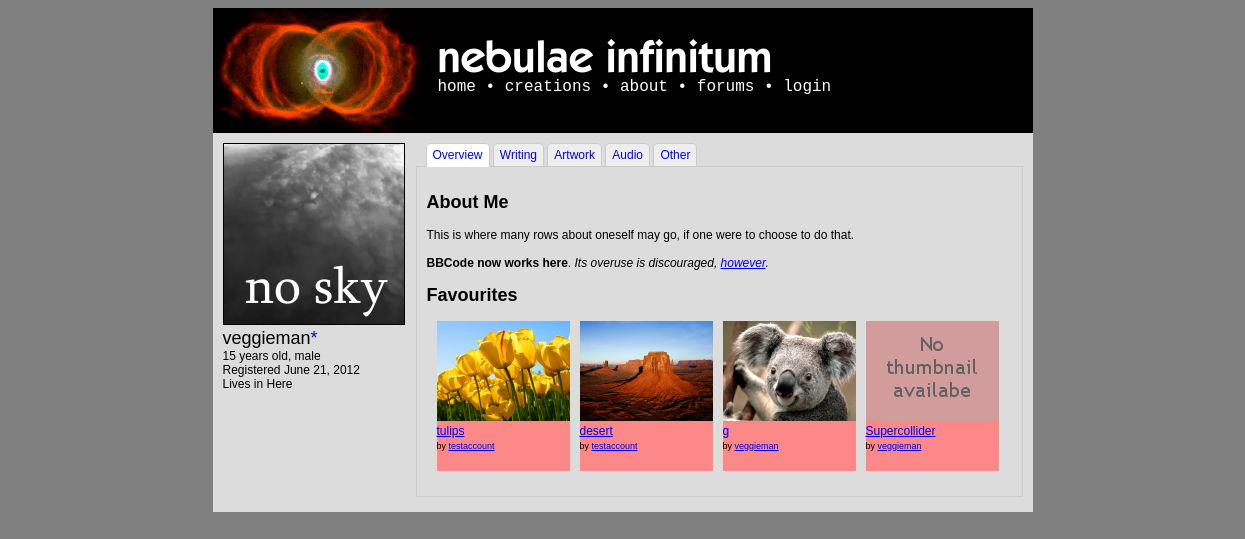
The page /user.php?id=1 on the database its author committed.
### tables this page shows
CREATE TABLE IF NOT EXISTS `users` (
  `id` int(50) NOT NULL AUTO_INCREMENT,
  `username` varchar(25) NOT NULL,
  `registered` timestamp NOT NULL DEFAULT CURRENT_TIMESTAMP,
  `rank` enum('user','mod','admin') NOT NULL DEFAULT 'user',
  `password` varchar(64) NOT NULL,
  `location` varchar(50) DEFAULT NULL,
  `banstatus` enum('unbanned','banned','deleted') NOT NULL DEFAULT 'unbanned',
  `banneduntil` date DEFAULT NULL,
  `bandate` date DEFAULT NULL,
  `icon` varchar(50) DEFAULT NULL,
  `about` text,
  `age` int(3) DEFAULT NULL,
  `gender` varchar(1) DEFAULT NULL,
  `email` varchar(50) NOT NULL,
  `registerip` varchar(20) NOT NULL,
  `banreason` text,
  `sb2player` enum('flash','js') NOT NULL DEFAULT 'flash',
  `notifications` enum('all','noreplies','nocomments','none') NOT NULL DEFAULT 'all',
  PRIMARY KEY (`id`)
);

CREATE TABLE IF NOT EXISTS `favourites` (
  `creationid` int(25) NOT NULL,
  `userid` int(25) NOT NULL,
  `timestamp` timestamp NOT NULL DEFAULT CURRENT_TIMESTAMP ON UPDATE CURRENT_TIMESTAMP
);

CREATE TABLE IF NOT EXISTS `creations` (
  `id` int(50) NOT NULL AUTO_INCREMENT,
  `name` varchar(50) NOT NULL,
  `type` enum('writing','flash','scratch','artwork','audio') NOT NULL,
  `ownerid` int(25) NOT NULL,
  `created` timestamp NULL DEFAULT NULL,
  `modified` timestamp NULL DEFAULT CURRENT_TIMESTAMP,
  `hidden` enum('no','censored','flagged','approved','byowner','deleted') NOT NULL DEFAULT 'no',
  `filetype` varchar(7) NOT NULL,
  `filename` varchar(25) NOT NULL,
  `descr` text,
  `advisory` text,
  `views` int(11) NOT NULL DEFAULT '0',
  `favourites` int(11) NOT NULL DEFAULT '0',
  `rating` decimal(2,1) NOT NULL DEFAULT '0.0',
  `license` enum('copyright','cc-0','cc-by','cc-by-nd','cc-by-sa','cc-by-nc','cc-by-nc-nd','cc-by-nc-sa','mit','gpl','bsd') NOT NULL DEFAULT 'copyright',
  PRIMARY KEY (`id`)
);

### config/functions.php (called while the page is built, shortened)
<?php
function get_username_from_id($id){
	$result = mysql_query("SELECT * FROM users WHERE id = '$id'") or die(mysql_error());
	$user = mysql_fetch_assoc($result);
	return $user['username'];
}
function bbcode_parse($text,$writing=false){
	$bbcode = new BBCode;
	$bbcode->RemoveRule('acronym');
	$bbcode->RemoveRule('size');
	$bbcode->RemoveRule('font');
	$bbcode->RemoveRule('wiki');
	$bbcode->RemoveRule('img');
	$bbcode->RemoveRule('rule');
	$bbcode->RemoveRule('br');
	$bbcode->RemoveRule('center');
	$bbcode->RemoveRule('left');
	$bbcode->RemoveRule('right');
	$bbcode->RemoveRule('indent');
	$bbcode->RemoveRule('columns');
	$bbcode->RemoveRule('nextcol');
	$bbcode->RemoveRule('code');
	$bbcode->RemoveRule('list');
	$bbcode->RemoveRule('*');
	return $bbcode->Parse($text);
}
?>

### user.php (the view, shortened to what this page needs)
<?php
$userid = null;
if (isset($_GET["id"])) $userid = htmlspecialchars($_GET["id"]);
$result = mysql_query("SELECT * FROM users WHERE id = $userid");
$user = mysql_fetch_array($result);
$favourites=mysql_query("SELECT creationid FROM favourites WHERE userid=".$userid." ORDER BY timestamp DESC");
require_once("templates/user_template.php");
function show_creations($creationlist,$cur_user,$user,$favourites=false){
	if (isset($creationlist)){
		if((int) mysql_fetch_row($creationlist) == 0){
			if ($favourites==true) echo "This user has no favourites.";
			else echo "This user has no creations of this type.";
		}
		else{
			while ($creation = mysql_fetch_array($creationlist)){
				$creationcondition="";
				if($favourites==true) $creation=mysql_fetch_array(mysql_query("SELECT * FROM creations WHERE id=".$creation['creationid']));
				else $creation=mysql_fetch_array(mysql_query("SELECT * FROM creations WHERE id=".$creation['id']));
				switch ($creation['type']){
					case "artwork":
						$thumbcolour="#FC8888";
						break;
					case "scratch":
						$thumbcolour="#FFBA70";
						break;
					case "flash":
						$thumbcolour="#FCFFA8";
						break;
					case "writing":
						$thumbcolour="#A8E5FF";
						break;
					case "audio":
						$thumbcolour="#87FF91";
						break;
				}
				if ($favourites==true){
					if ($creation && (($creation['hidden']=="approved"||$creation['hidden']=="no")||$cur_user['rank']=="admin"||$cur_user['rank']=="mod")){
						if(!file_exists('data/thumbs/'.$creation['id'].'.png')){
							echo '
							<div class="creationthumb" style="background-color:'.$thumbcolour.'"><a href="creation.php?id='.$creation['id'].'"><img class="creationthumbimg" src="data/thumbs/default.png"/></a>';
							echo '</a><a href="creation.php?id='.$creation['id'].'" class="creationthumbcaption">'.stripslashes($creation['name']).'</a> '.$creationcondition.'<br/><span class="creationthumbcaption" style="font-size:9px;display:inline;">by <a href="user.php?id='.$creation['ownerid'].'">'.get_username_from_id($creation['ownerid']).'</a></div>';
						}
						else{
							echo '
							<div class="creationthumb" style="background-color:'.$thumbcolour.'"><a href="creation.php?id='.$creation['id'].'"><img class="creationthumbimg" src="data/thumbs/'.$creation['id'].'.png"/></a>';
							echo '</a><a href="creation.php?id='.$creation['id'].'" class="creationthumbcaption">'.stripslashes($creation['name']).'</a> '.$creationcondition.'<br/><span class="creationthumbcaption" style="font-size:9px;display:inline;">by <a href="user.php?id='.$creation['ownerid'].'">'.get_username_from_id($creation['ownerid']).'</a></div>';
						}
					}
				}
			}
		}
		echo '<div style="clear:both;width:100%;height:5px;"></div>';
	}
	else{
		if (!$favourites) echo "This user has no creations of this type.";
		else echo "This user has no favourites.";
	}
}
?>

### templates/user_template.php (shortened to what this page needs)
<!DOCTYPE html>
<html>
<head>
<link rel="stylesheet" type="text/css" href="templates/style.php" media="screen" />
</head>
<body>
<? require_once("header.php"); ?>
<div class="container">
	<div class="left">
		<?
		if (!empty($user['icon'])) echo '<img class="usericon" src="data/usericons/'.$user['icon'].'"/>';
		else echo '<img class="usericon" src="data/usericons/default.png"/>'
		?>
		<div style="font-size:18px;"><? echo $user['username']; if ($user['rank']=="admin" || $user['rank']=="mod") echo '<a href="info/staff.php" style="text-decoration:none;">'.STAFF_SYMBOL.'</a>';?></div>
		<div><? if (!empty($user['age'])){ echo stripslashes($user['age']).' years old'; if ($user['gender']=="m" || $user['gender']=="f") echo ", "; } if ($user['gender']=="m") echo "male"; if ($user['gender']=="f") echo "female"; ?></div>
		<div>Registered <? echo date("F j, Y", strtotime($user['registered']));?></div>
		<div><?if (!empty($user['location'])) echo "Lives in ".stripslashes($user['location']); ?></div>
	</div>
	<div id="tabs_wrapper">
		<div id="tabs_container">
			<ul id="tabs">
				<li class="active"><a href="#overview">Overview</a></li>
				<li><a href="#writing">Writing</a></li>
				<li><a href="#artwork">Artwork</a></li>
				<li><a href="#audio">Audio</a></li>
				<li><a href="#other">Other</a></li>
			</ul>
		</div>
		<div id="tabs_content_container">
			<div id="overview" class="tab_content" style="display: block;">
				<? $aboutme = strval($user['about']); if (!empty($aboutme)) echo "<h2>About Me</h2><div>".bbcode_parse(stripslashes($aboutme))."</div>" ?>
				<h2>Favourites</h2>
				<div>
				<?show_creations($favourites,$cur_user,$user,true);?>
				</div>
			</div>
		</div>
</div>
<div style="clear:both;width:100%;height:5px;"></div>
</body>
</html>

### rows shown on the page
users: icon (picture), username "veggieman", age "15", registered "June 21, 2012", location "Here"
favourites: shows a picture, creations.name "tulips", creations.ownerid "testaccount"
favourites: shows a picture, creations.name "desert", creations.ownerid "testaccount"
favourites: shows a picture, creations.name "g", creations.ownerid "veggieman"
favourites: creations.name "Supercollider", creations.ownerid "veggieman"

### other values the page prints
SITE_NAME "nebulae infinitum"
STAFF_SYMBOL "*"
$array[$start][BBCODE_STACK_TEXT] "This is where many rows about oneself may go, if one were to choose to do that."
$array[$start][BBCODE_STACK_TEXT] "BBCode now works here"
$array[$start][BBCODE_STACK_TEXT] "."
$array[$start][BBCODE_STACK_TEXT] "Its overuse is discouraged,"
$array[$start][BBCODE_STACK_TEXT] "however"
